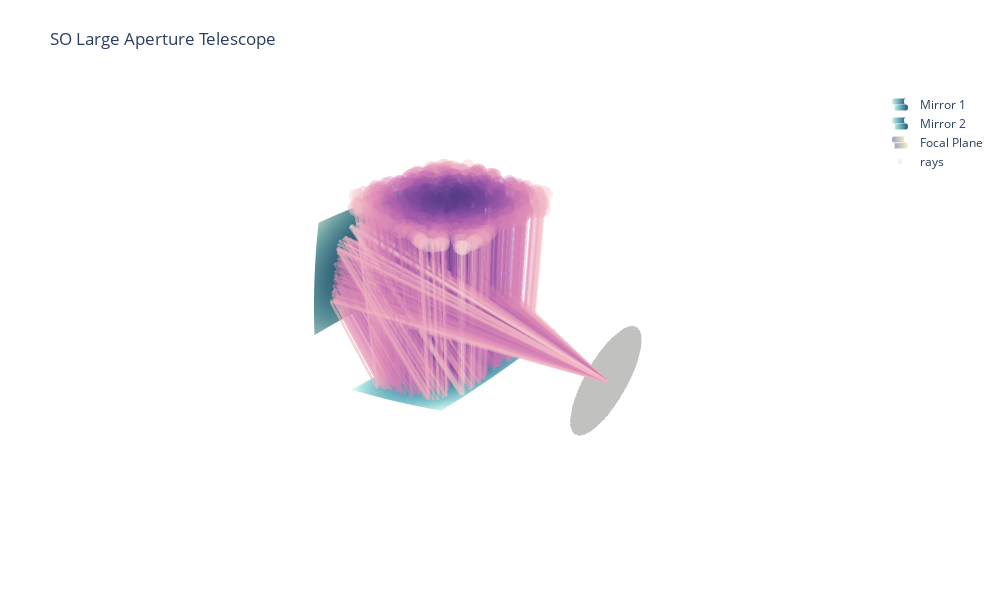

Notebook code for this chart:
### Code cell
# here we show the simulated rays
tele_geo.draw_setup()
tele_geo.draw_rays(apout)
tele_geo.show_figure()
# tele_geo.figure.write_html('figure_rays.html', auto_open=True)
